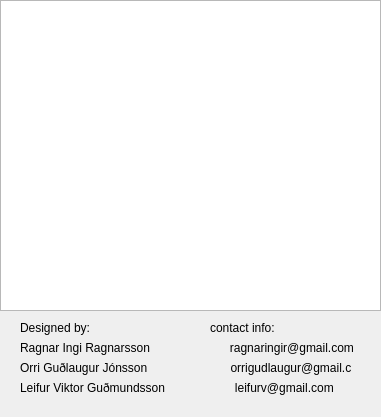
<?xml version="1.0" encoding="UTF-8"?>
<ui version="4.0">
 <class>AboutDialog</class>
 <widget class="QDialog" name="AboutDialog">
  <property name="geometry">
   <rect>
    <x>0</x>
    <y>0</y>
    <width>381</width>
    <height>417</height>
   </rect>
  </property>
  <property name="windowTitle">
   <string>About</string>
  </property>
  <widget class="QGraphicsView" name="graphicsView">
   <property name="geometry">
    <rect>
     <x>0</x>
     <y>0</y>
     <width>381</width>
     <height>311</height>
    </rect>
   </property>
   <property name="sizePolicy">
    <sizepolicy hsizetype="Fixed" vsizetype="Fixed">
     <horstretch>0</horstretch>
     <verstretch>0</verstretch>
    </sizepolicy>
   </property>
   <property name="maximumSize">
    <size>
     <width>167215</width>
     <height>167215</height>
    </size>
   </property>
   <property name="sizeIncrement">
    <size>
     <width>0</width>
     <height>0</height>
    </size>
   </property>
   <property name="styleSheet">
    <string notr="true">background-image: url(:/logo/mad_scientist.jpeg);</string>
   </property>
  </widget>
  <widget class="QLabel" name="label">
   <property name="geometry">
    <rect>
     <x>20</x>
     <y>320</y>
     <width>81</width>
     <height>16</height>
    </rect>
   </property>
   <property name="text">
    <string>Designed by:</string>
   </property>
  </widget>
  <widget class="QLabel" name="label_2">
   <property name="geometry">
    <rect>
     <x>20</x>
     <y>340</y>
     <width>351</width>
     <height>16</height>
    </rect>
   </property>
   <property name="text">
    <string>Ragnar Ingi Ragnarsson                        ragnaringir@gmail.com</string>
   </property>
  </widget>
  <widget class="QLabel" name="label_3">
   <property name="geometry">
    <rect>
     <x>20</x>
     <y>360</y>
     <width>331</width>
     <height>16</height>
    </rect>
   </property>
   <property name="text">
    <string>Orri Guðlaugur Jónsson                         orrigudlaugur@gmail.com</string>
   </property>
  </widget>
  <widget class="QLabel" name="label_4">
   <property name="geometry">
    <rect>
     <x>20</x>
     <y>380</y>
     <width>331</width>
     <height>16</height>
    </rect>
   </property>
   <property name="text">
    <string>Leifur Viktor Guðmundsson                     leifurv@gmail.com</string>
   </property>
  </widget>
  <widget class="QLabel" name="label_5">
   <property name="geometry">
    <rect>
     <x>210</x>
     <y>320</y>
     <width>131</width>
     <height>16</height>
    </rect>
   </property>
   <property name="text">
    <string>contact info:</string>
   </property>
  </widget>
 </widget>
 <resources/>
 <connections/>
</ui>
